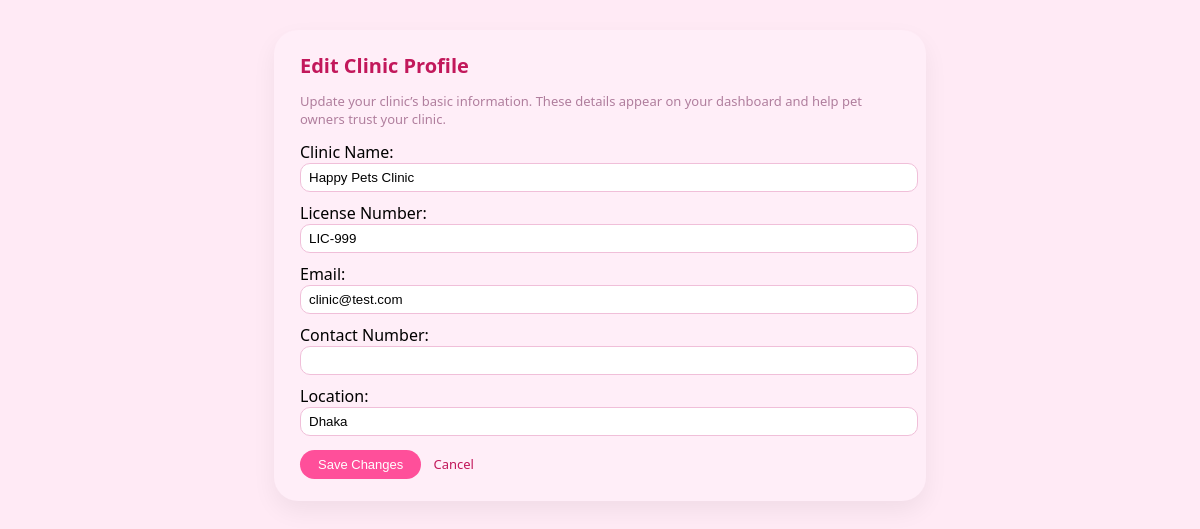
/clinic/profile/edit (signed in), run on an earlier commit of the app's database.
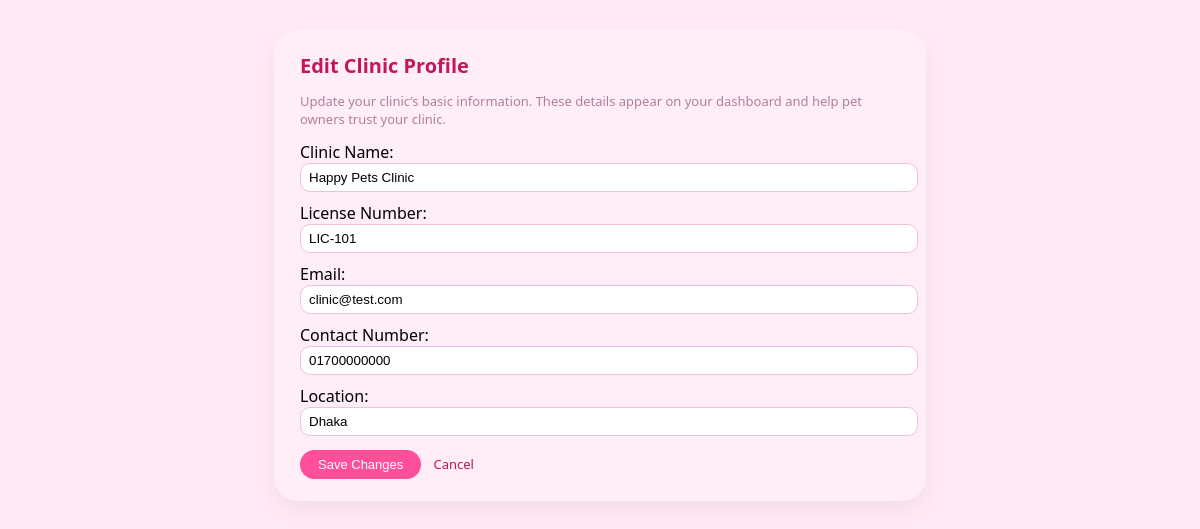
And on a later commit of the database.
### tables this page shows
CREATE TABLE clinics (
    id INTEGER PRIMARY KEY AUTOINCREMENT,
    user_id INTEGER NOT NULL UNIQUE,
    name TEXT NOT NULL,
    license_number TEXT NOT NULL,
    email TEXT NOT NULL,
    contact_number TEXT NOT NULL,
    location TEXT NOT NULL,
    FOREIGN KEY (user_id) REFERENCES users(id)
);

### app.py (the view, shortened to what this page needs)
@app.route("/clinic/profile/edit", methods=["GET", "POST"])
def edit_clinic_profile():
    if "user_id" not in session or session.get("role") != "clinic":
        return redirect(url_for("login"))
    clinic = get_or_create_clinic_for_current_user()
    if not clinic:
        flash("Clinic profile not found.", "danger")
        return redirect(url_for("login"))
    conn = get_db()
    cur = conn.cursor()
    clinic = cur.execute(
        "SELECT * FROM clinics WHERE id = ?",
        (clinic["id"],),
    ).fetchone()
    conn.close()
    return render_template("edit_clinic_profile.html", clinic=clinic)

### app.py (called while the page is built, shortened)
def get_db():
    conn = sqlite3.connect(app.config["DATABASE"])
    conn.row_factory = sqlite3.Row
    return conn

def get_or_create_clinic_for_current_user():
    user_id = session.get("user_id")
    if not user_id:
        return None
    conn = get_db()
    cur = conn.cursor()
    clinic = cur.execute(
        "SELECT * FROM clinics WHERE user_id = ?", (user_id,)
    ).fetchone()
    conn.close()
    return clinic

### templates/edit_clinic_profile.html (shortened to what this page needs)
<!DOCTYPE html>
<html>
<head>
</head>
<body style="background-color:#ffeaf5;font-family:'Segoe UI',Arial,sans-serif;">
<div style="max-width:600px;margin:30px auto;background:#ffeef8;
            border-radius:24px;padding:22px 26px;
            box-shadow:0 10px 24px rgba(0,0,0,0.06);">
    <h1 style="font-size:20px;color:#c2185b;margin-top:0;">
        Edit Clinic Profile
    </h1>
    <p style="font-size:13px;color:#b07e9d;margin-top:4px;">
        Update your clinic’s basic information. These details appear on your dashboard and help pet owners trust your clinic.
    </p>
    {% if clinic %}
    <form method="post"
          onsubmit="event.preventDefault(); openClinicEditModal(this);"
          style="margin-top:10px;">
        <div style="margin-bottom:10px;">
            <label>Clinic Name:</label><br>
            <input type="text" name="name" required
                   value="{{ clinic['name'] }}"
                   style="width:100%;padding:6px 8px;border-radius:10px;border:1px solid #f0bfd9;">
        </div>
        <div style="margin-bottom:10px;">
            <label>License Number:</label><br>
            <input type="text" name="license_number" required
                   value="{{ clinic['license_number'] }}"
                   style="width:100%;padding:6px 8px;border-radius:10px;border:1px solid #f0bfd9;">
        </div>
        <div style="margin-bottom:10px;">
            <label>Email:</label><br>
            <input type="email" name="email" required
                   value="{{ clinic['email'] }}"
                   style="width:100%;padding:6px 8px;border-radius:10px;border:1px solid #f0bfd9;">
        </div>
        <div style="margin-bottom:10px;">
            <label>Contact Number:</label><br>
            <input type="text" name="contact_number" required
                   value="{{ clinic['contact_number'] }}"
                   style="width:100%;padding:6px 8px;border-radius:10px;border:1px solid #f0bfd9;">
        </div>
        <div style="margin-bottom:14px;">
            <label>Location:</label><br>
            <input type="text" name="location" required
                   value="{{ clinic['location'] }}"
                   style="width:100%;padding:6px 8px;border-radius:10px;border:1px solid #f0bfd9;">
        </div>
        <button type="submit"
                style="padding:7px 18px;border-radius:999px;border:none;
                       background:#ff4f9a;color:#fff;font-size:13px;">
            Save Changes
        </button>
        <a href="{{ url_for('clinic_dashboard', tab='clinic') }}"
           style="margin-left:8px;font-size:13px;text-decoration:none;color:#c2185b;">
            Cancel
        </a>
    </form>
    {% else %}
        <p>Clinic not found.</p>
    {% endif %}
</div>
</body>
</html>

What changed in the data, as far as the page shows it:
changed clinics "Happy Pets Clinic": license_number "LIC-999" → "LIC-101"; contact_number (not shown) → "01700000000"
